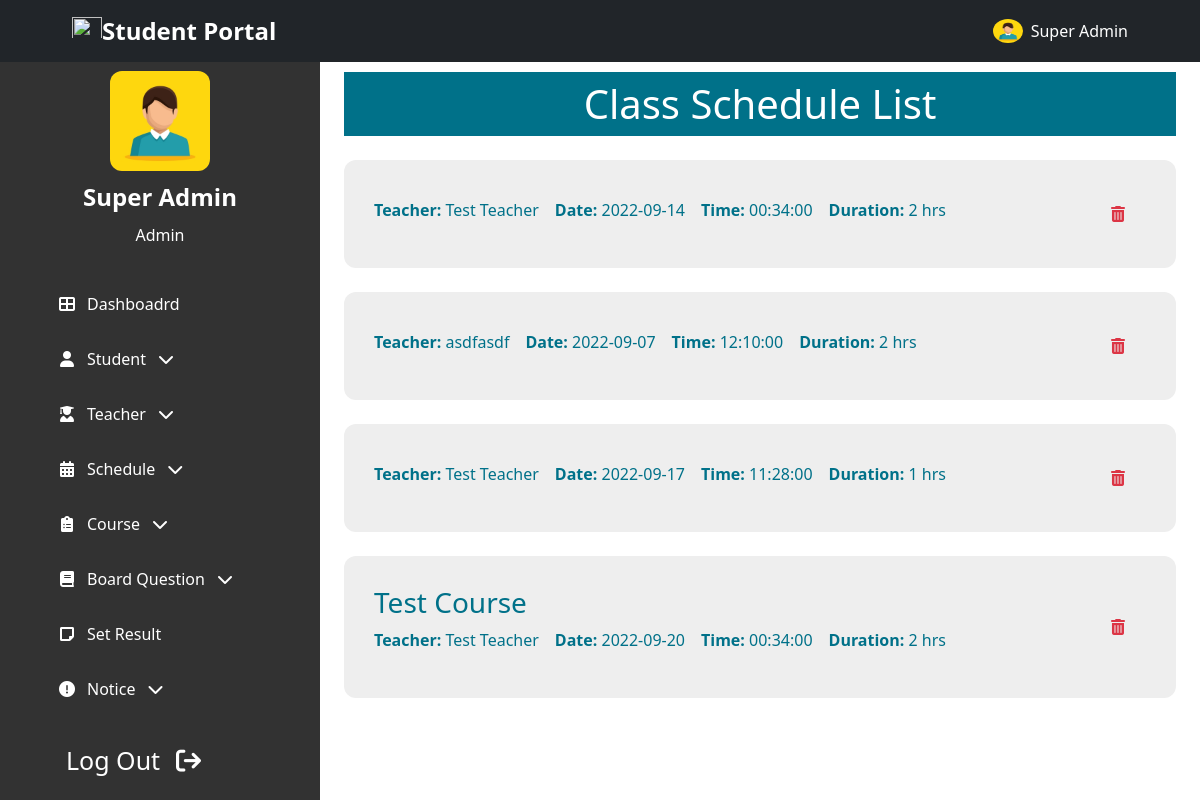
Page /admin/class_schedule_list.php (signed in) on the earlier database version.
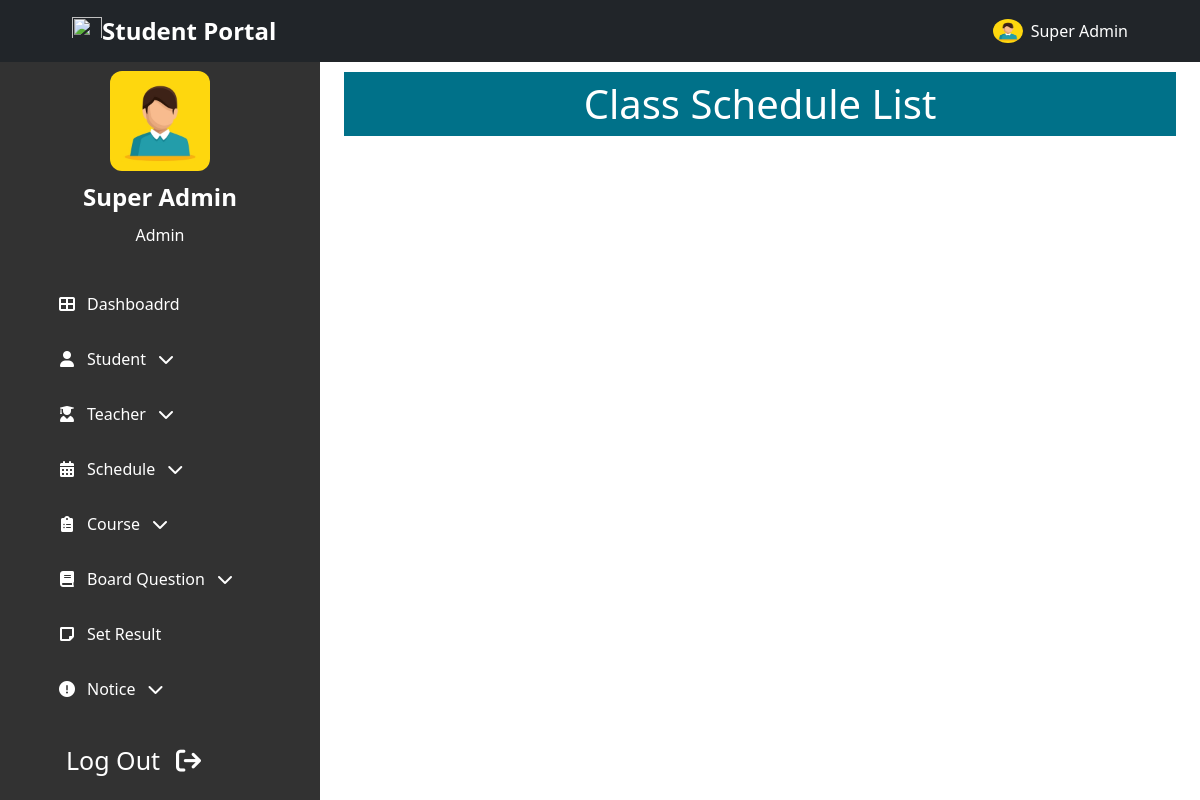
Same page on the later database version.
### tables this page shows
CREATE TABLE `Schedule` (
  `id` int NOT NULL,
  `course_id` int NOT NULL,
  `tchr_id` int NOT NULL,
  `date` date NOT NULL,
  `time` time NOT NULL,
  `duration` int NOT NULL,
  `updated_at` timestamp NOT NULL DEFAULT CURRENT_TIMESTAMP ON UPDATE CURRENT_TIMESTAMP,
  `created_at` timestamp NOT NULL DEFAULT CURRENT_TIMESTAMP
);

### admin/backend/class_schedule_list.php (called while the page is built, shortened)
<?php
    $sql    =   "SELECT * FROM `Schedule`";
    $query  =   mysqli_query($conn, $sql);
    $sdl    =   mysqli_fetch_all($query, MYSQLI_ASSOC);
    $schedules = array();
    foreach($sdl as $s)
    {
        $sql    =   "SELECT * FROM `Courses` WHERE `id` = ".$s['course_id']." LIMIT 1";
        $query  =   mysqli_query($conn, $sql);
        $arr    =   mysqli_fetch_array($query, MYSQLI_ASSOC);
        $course =   $arr['course_name'];
        $sql    =   "SELECT * FROM `Teachers` WHERE `tchr_id` = ".$s['tchr_id']." LIMIT 1";
        $query  =   mysqli_query($conn, $sql);
        $arr    =   mysqli_fetch_array($query, MYSQLI_ASSOC);
        $teacher=   $arr['name'];
        $array = array('id' => $s['id'], 'course' => $course, 'teacher' => $teacher, 'date' => $s['date'], 'time' => $s['time'], 'duration' => $s['duration']);
        $schedules[] = $array;
    }
?>

### admin/class_schedule_list.php (the view, shortened to what this page needs)
<!DOCTYPE html>
<html lang="en">
<?php
    include "admin_head.php";
    include "backend/class_schedule_list.php";
?>
<body class="">
<?php include "../header_nav.php";?>
    <section class="header-container">
        <?php include "admin_sidebar.php";?>
    </section>
    <section id="home-container"  class="home-container active-2">
        <div class="px-4 py-5 mt-4">
            <h1 class="common-background-2 p-2 text-center">Class Schedule List</h1>
            <div class="my-4">
                <?php
                    if(!empty($schedules))
                    {
                        foreach($schedules as $s)
                        {
                ?>
                <div class="common-card d-flex justify-content-between align-items-center mt-4">
                    <div>
                        <h3><?php echo $s['course']; ?></h3>
                        <div class="d-flex flex-column flex-md-row">
                            <p class="pe-3">
                                <span class="fw-bold">Teacher:</span>
                                <?php echo $s['teacher']; ?>
                            </p>
                            <br>
                            <p class="pe-3">
                                <span class="fw-bold">Date:</span>
                                <?php echo $s['date']; ?>
                            </p>
                            <p class="pe-3">
                                <span class="fw-bold">Time:</span>
                                <?php echo $s['time']; ?>
                            </p>
                            <p class="pe-3">
                                <span class="fw-bold">Duration:</span>
                                <?php echo $s['duration']; ?> hrs
                            </p>
                        </div>
                    </div>
                    <div class="delete-edit-container">
                        <form method="post" style="display: contents;width: fit-content;">
                            <button type="submit" name="delete" id="delete" class="btn text-danger" value="<?php echo $s['id']; ?>">
                                <i class="fas fa-trash-alt px-0 px-lg-2"></i>
                            </button>
                        </form>
                    </div>
                </div>
                <?php
                        }
                ?>
            </div>
            <?php
                    }
            ?>
        </div>
    </section>
</body>
</html>

Differences in the rows shown:
removed schedule: teacher "Test Teacher", date "2022-09-14", time "00:34:00", duration "2", $s['id'] 3 (drawn)
removed schedule: teacher "asdfasdf", date "2022-09-07", time "12:10:00", duration "2", $s['id'] 4 (drawn)
removed schedule: teacher "Test Teacher", date "2022-09-17", time "11:28:00", duration "1", $s['id'] 5 (drawn)
removed schedule: course "Test Course", teacher "Test Teacher", date "2022-09-20", time "00:34:00", duration "2", $s['id'] 6 (drawn)
